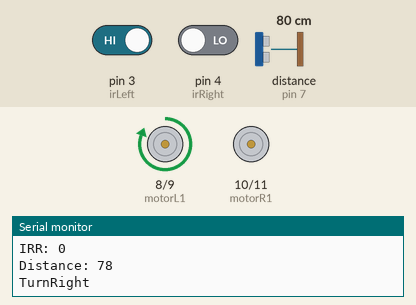
Simulated run of this sketch. Board: Arduino Uno, built with avr-gcc and run on an emulated ATmega328P. Parts: motor-driver pin pairs drawn as motors (green arrow = first pin HIGH = forward, orange = second pin HIGH = backward, longer = more drive), the last lines printed to the serial monitor. Wiring (inferred from the names in the program): ultrasonic range finder: trigger pin 6; echo pin 7. Inputs (shaded band) come from the test bench; at power-on: distance to the obstacle (sensor on pin 7) 80 cm, pin 4 (irRight) LOW, pin 3 (irLeft) HIGH. The echo pulse lasts 58.3 µs per cm.

Above: at 1.2 s.
1.3 s: distance to the obstacle (sensor on pin 7) set to 17 cm
2.8 s: distance to the obstacle (sensor on pin 7) set to 14 cm
At 3.2 s:
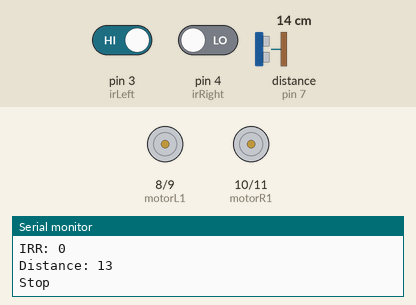
5.8 s: distance to the obstacle (sensor on pin 7) set to 35 cm
At 6.5 s:
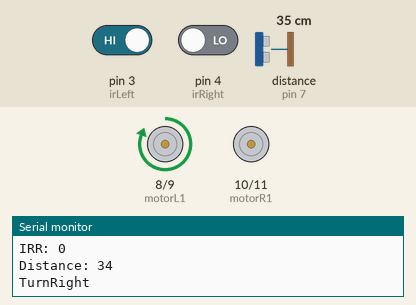
7.3 s: pin 4 (irRight) driven HIGH
At 7.7 s:
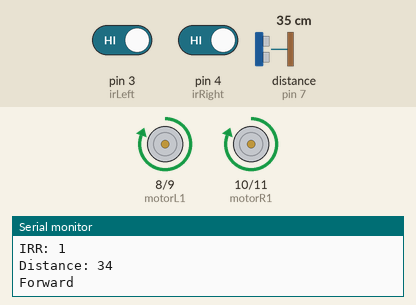
8.8 s: pin 3 (irLeft) driven LOW
At 9.3 s:
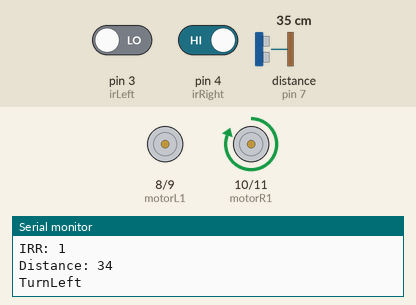
10.3 s: pin 3 (irLeft) driven HIGH
At 10.8 s:
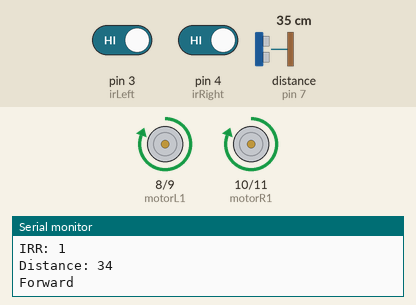
Timing chart, 0 to 12.8 s (numbered marks = the images above; inputs shaded):
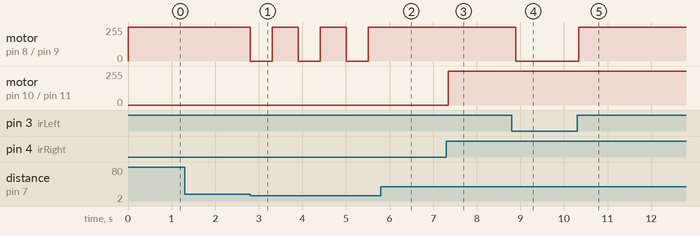

The sketch:

LFOA.ino
```cpp
// Pin definitions for IR sensors
const int irLeft = 3;    // Left IR sensor
const int irRight = 4;   // Right IR sensor

// Pin definitions for ultrasonic sensor
const int trigPin = 6;   // Ultrasonic trigger pin
const int echoPin = 7;  // Ultrasonic echo pin

// Motor control pins
const int motorL1 = 8;   // Left motor forward
const int motorL2 = 9;   // Left motor backward
const int motorR1 = 10;   // Right motor forward
const int motorR2 = 11;   // Right motor backward

void setup() {
  pinMode(irLeft, INPUT);
  pinMode(irRight, INPUT);

  pinMode(trigPin, OUTPUT);
  pinMode(echoPin, INPUT);

  pinMode(motorL1, OUTPUT);
  pinMode(motorL2, OUTPUT);
  pinMode(motorR1, OUTPUT);
  pinMode(motorR2, OUTPUT);

  Serial.begin(9600); // Initialize Serial Monitor for debugging
}

void loop() {
  // Read IR sensors
  int leftIR = digitalRead(irLeft);
  int rightIR = digitalRead(irRight);
  Serial.print("IRL: ");
  Serial.println(leftIR);
  Serial.print("IRR: ");
  Serial.println(rightIR);
  // Measure distance using ultrasonic sensor
  long distance = getDistance();
  Serial.print("Distance: ");
  Serial.println(distance);
  // Obstacle avoidance logic
  if (distance < 15) { // If an obstacle is closer than 15 cm
    stopMotors();
    delay(500); // Pause for a moment
    turnRight(); // Take a right turn to avoid the obstacle
    delay(500);
  }
  // Line-following logic
  else {
    if (leftIR == 0 && rightIR == 1) { // Turn left
      turnLeft();
    } else if (leftIR == 1 && rightIR == 0) { // Turn right
      turnRight();
    } else if (leftIR == 1 && rightIR == 1) { // Go forward
      moveForward();
    } else { // Stop if no line detected
      stopMotors();
    }
  }

  delay(100); // Small delay to stabilize sensor readings
}

// Function to measure distance using the ultrasonic sensor
long getDistance() {
  digitalWrite(trigPin, LOW);
  delayMicroseconds(2);
  digitalWrite(trigPin, HIGH);
  delayMicroseconds(10);
  digitalWrite(trigPin, LOW);

  long duration = pulseIn(echoPin, HIGH);
  long distance = duration * 0.034 / 2; // Convert to cm
  return distance;
}

// Motor control functions
void moveForward() {
  digitalWrite(motorL1, HIGH);
  digitalWrite(motorL2, LOW);
  digitalWrite(motorR1, HIGH);
  digitalWrite(motorR2, LOW);
  Serial.println("Forward");
}

void turnLeft() {
  digitalWrite(motorL1, LOW);
  digitalWrite(motorL2, LOW);
  digitalWrite(motorR1, HIGH);
  digitalWrite(motorR2, LOW);
  Serial.println("TurnLeft");
}

void turnRight() {
  digitalWrite(motorL1, HIGH);
  digitalWrite(motorL2, LOW);
  digitalWrite(motorR1, LOW);
  digitalWrite(motorR2, LOW);
  Serial.println("TurnRight");
}

void stopMotors() {
  digitalWrite(motorL1, LOW);
  digitalWrite(motorL2, LOW);
  digitalWrite(motorR1, LOW);
  digitalWrite(motorR2, LOW);
  Serial.println("Stop");
}
```

Measured:
- the behaviour switches between 16 and 15 cm on distance to the obstacle (sensor on pin 7) (found by bisection; images 0 and 1)
- after the input at 2.8 s, motor on pin 8 (motorL1) / pin 9 (motorL2): alternates forward 255/255 for 0.60 s and stopped for 0.50 s, starting at once
- after the input at 5.8 s, motor on pin 8 (motorL1) / pin 9 (motorL2): stays forward 255/255 (without the input it goes to stopped after 0.31 s)
- after the input at 7.3 s, motor on pin 10 (motorR1) / pin 11 (motorR2): stopped → forward 255/255 after 0.05 s
- after the input at 8.8 s, motor on pin 8 (motorL1) / pin 9 (motorL2): forward 255/255 → stopped after 0.10 s
- after the input at 10.3 s, motor on pin 8 (motorL1) / pin 9 (motorL2): stopped → forward 255/255 at once
